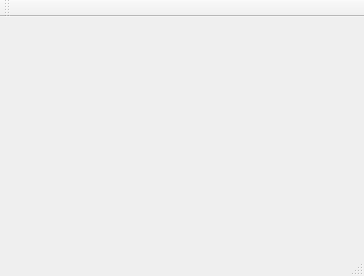
<?xml version="1.0" encoding="UTF-8"?>
<ui version="4.0">
 <class>MainWindow</class>
 <widget class="QMainWindow" name="MainWindow">
  <property name="geometry">
   <rect>
    <x>0</x>
    <y>0</y>
    <width>364</width>
    <height>276</height>
   </rect>
  </property>
  <property name="windowTitle">
   <string>MainWindow</string>
  </property>
  <widget class="QWidget" name="centralWidget"/>
  <widget class="QMenuBar" name="menuBar">
   <property name="geometry">
    <rect>
     <x>0</x>
     <y>0</y>
     <width>364</width>
     <height>23</height>
    </rect>
   </property>
  </widget>
  <widget class="QToolBar" name="mainToolBar">
   <attribute name="toolBarArea">
    <enum>TopToolBarArea</enum>
   </attribute>
   <attribute name="toolBarBreak">
    <bool>false</bool>
   </attribute>
  </widget>
  <widget class="QStatusBar" name="statusBar"/>
 </widget>
 <layoutdefault spacing="6" margin="11"/>
 <resources/>
 <connections/>
</ui>
